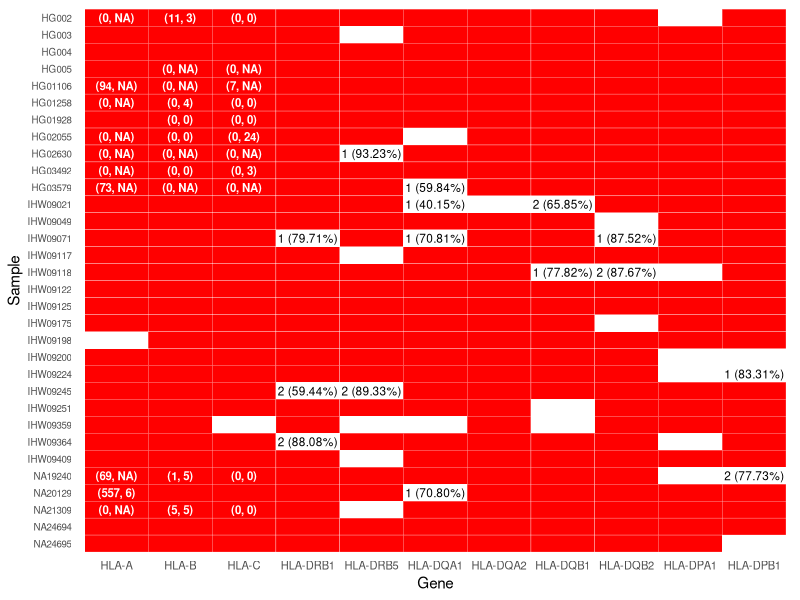
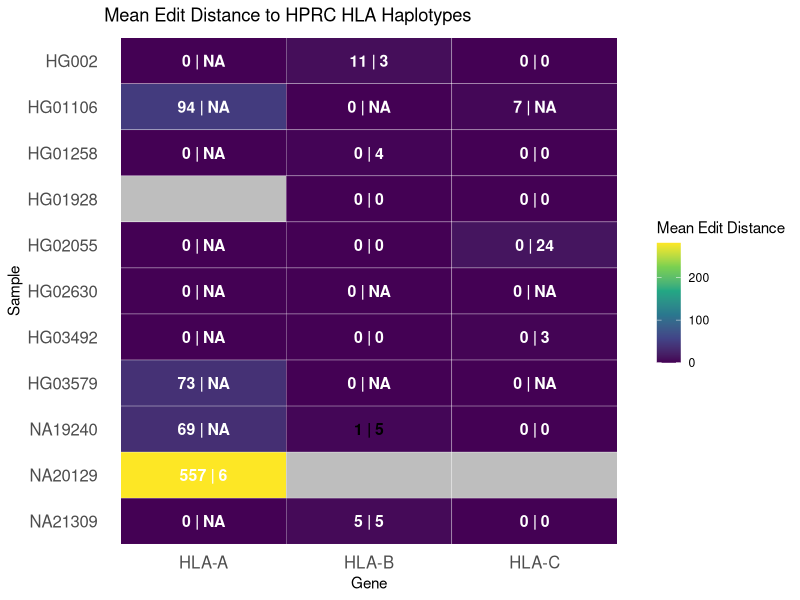
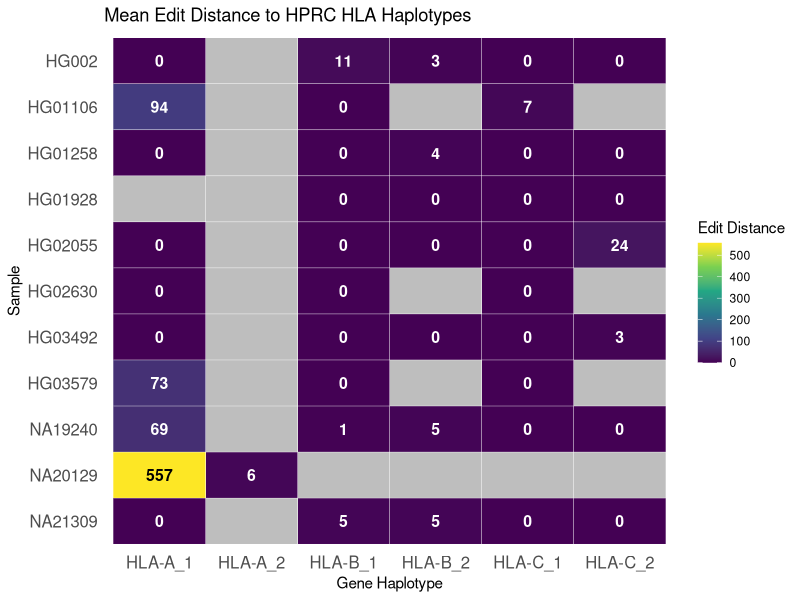
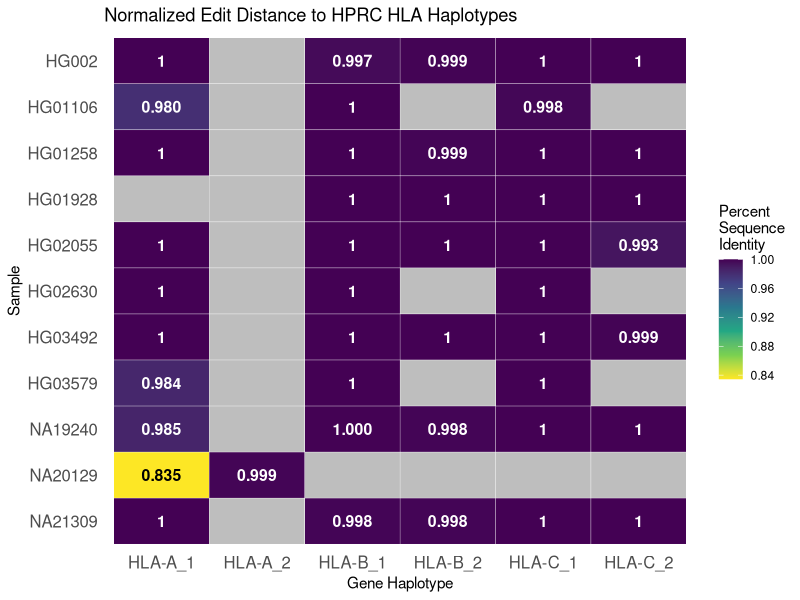
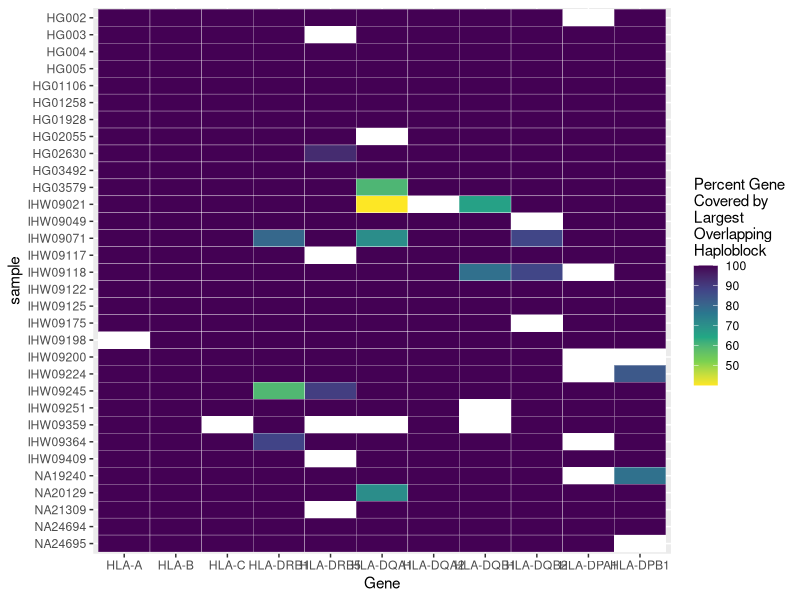
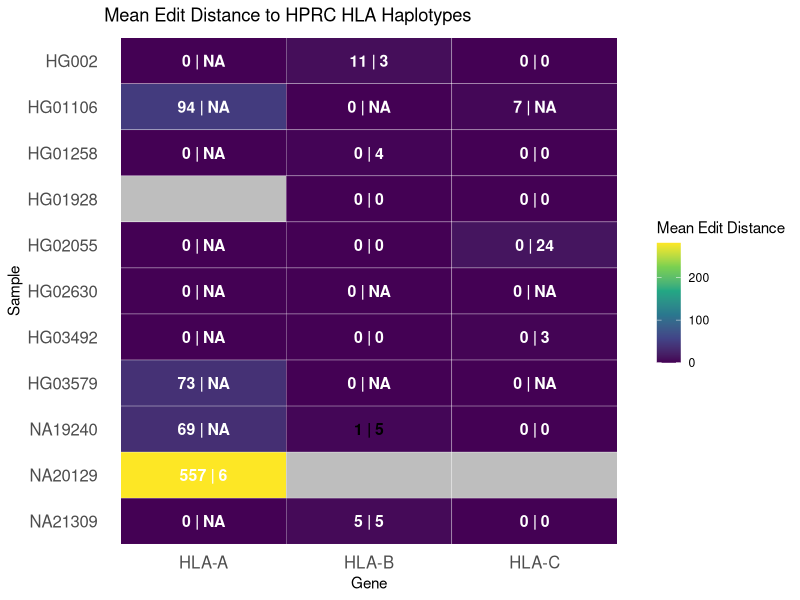
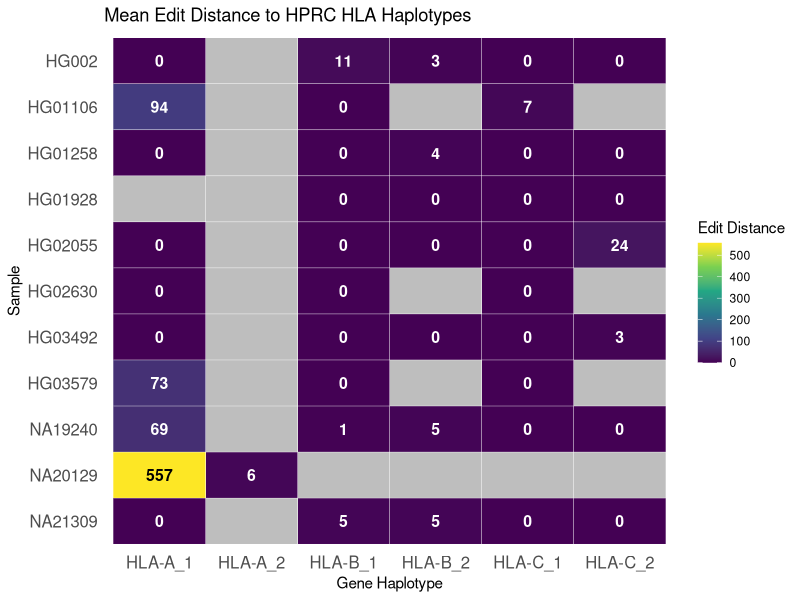
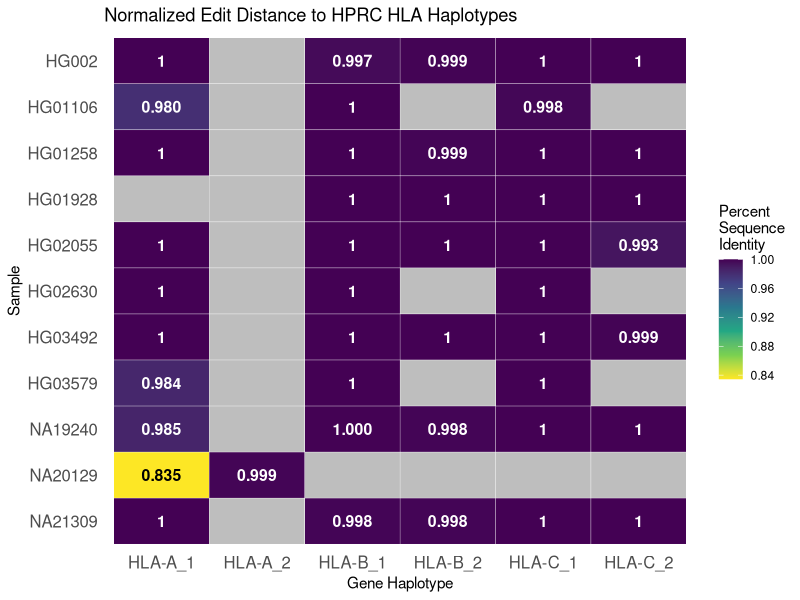

The R source for these figures, in order:
library(tidyr)
library(ggplot2)
library(dplyr)
library(viridis)

setwd("/Users/matt/Documents/GitHub/mhc/scripts/visualizations/phase_heat_map/")

# Load heatmap data
data <- read.csv("phase_map.hiphase.csv", header = TRUE, stringsAsFactors = FALSE)
#data <- read.csv("phase_map.whatshap.csv", header = TRUE, stringsAsFactors = FALSE)
#data <- read.csv("phase_map.longphase.csv", header = TRUE, stringsAsFactors = FALSE)
colnames(data) <- gsub("\\.", "-", colnames(data))  # Replace dots with dashes

hprc_samples <- c("HG002", "HG01106", "HG01258", "HG01928", "HG02055", "HG02630", "HG03492", "HG03579", "NA19240", "NA20129", "NA21309")
class_I <- c("HLA-A", "HLA-B", "HLA-C")

# Convert samples and genes into factors to preserve order
sample_order <- rev(data$sample)  # Reverse sample order
gene_order <- colnames(data)[-1]  # Keep gene order

df_long <- pivot_longer(
  data,
  cols = -sample,       
  names_to = "Gene",    
  values_to = "Value"   
)

df_long$sample <- factor(df_long$sample, levels = sample_order)
df_long$Gene <- factor(df_long$Gene, levels = gene_order)

# Load incomplete.csv and format labels
incomplete <- read.csv("incomplete.hiphase.csv", header = TRUE, stringsAsFactors = FALSE)
incomplete$label <- paste0(incomplete$num_haploblocks, " (", incomplete$largest_haploblock, ")")

# Merge `incomplete.csv` with `df_long` while preserving order
df_long <- df_long %>%
  left_join(incomplete, by = c("sample", "Gene" = "gene")) %>%
  mutate(label = ifelse(Value == 0, label, NA))  # Only label missing/0 tiles

# Ensure factor levels remain correct after merge
df_long$sample <- factor(df_long$sample, levels = sample_order)
df_long$Gene <- factor(df_long$Gene, levels = gene_order)

# Load haplotype annotation data
hap_data <- read.csv("edit_distance.csv", header = TRUE, stringsAsFactors = FALSE)

# Create a new label column in the format (hap1, hap2)
hap_data$hap_label <- paste0("(", hap_data$hap1, ", ", hap_data$hap2, ")")

# Merge with df_long (must match on both gene and sample)
df_long <- df_long %>%
  left_join(hap_data, by = c("sample", "Gene" = "gene"))

# Preserve factor levels again after merge
df_long$sample <- factor(df_long$sample, levels = sample_order)
df_long$Gene <- factor(df_long$Gene, levels = gene_order)

# Plot heatmap
figure <- ggplot(df_long, aes(x = Gene, y = sample, fill = Value)) +
  geom_tile(color = "white") +
  scale_fill_gradient(low = "white", high = "red", na.value = "white") +
  geom_text(aes(label = label), size = 3, na.rm = TRUE) +
  geom_text(aes(label = hap_label), color = "white", size = 2.9, fontface = "bold", na.rm = TRUE) +
  theme_minimal() +
  theme(
    axis.text.x = element_text(size = 8),
    axis.text.y = element_text(size = 7),
    axis.ticks = element_blank(),
    panel.grid = element_blank(),
    legend.position = "none"
  ) +
  labs(
    x = "Gene",
    y = "Sample"
  )

print(figure)

# ======================== #

# Define HPRC samples and class I genes
hprc_samples <- c("HG002", "HG01106", "HG01258", "HG01928", "HG02055", "HG02630", "HG03492", "HG03579", "NA19240", "NA20129", "NA21309")
class_I <- c("HLA-A", "HLA-B", "HLA-C")

# Prepare data for Class I heatmap
df_classI <- df_long %>%
  filter(sample %in% hprc_samples, Gene %in% class_I) %>%
  mutate(
    raw1 = hap1,
    raw2 = hap2,
    hap1 = ifelse(raw1 == "NA", 0, as.numeric(raw1)),
    hap2 = ifelse(raw2 == "NA", 0, as.numeric(raw2)),
    hap1 = ifelse(is.na(hap1) & !is.na(hap2), 0, hap1),
    hap2 = ifelse(is.na(hap2) & !is.na(hap1), 0, hap2),
    both_missing = is.na(raw1) & is.na(raw2),
    mean_hap = ifelse(both_missing, NA, (hap1 + hap2) / 2),
    hap_label = case_when(
      is.na(raw1) & is.na(raw2) ~ NA_character_,
      TRUE ~ paste0(
        ifelse(is.na(raw1), "NA", raw1),
        " | ",
        ifelse(is.na(raw2), "NA", raw2)
      )
    ),
    text_color = ifelse(hap_label == "NA | NA" |
                          (sample == "NA19240" & Gene == "HLA-B" & mean_hap > 0.9),
                        "black", "white"))

# Plot heatmap
test1 <- ggplot(df_classI, aes(x = Gene, y = sample, fill = mean_hap)) +
  geom_tile(color = "white") +
  geom_text(aes(label = hap_label, color = text_color), size = 4, fontface = "bold", na.rm = TRUE) +
  #scale_fill_gradient(low = "red", high = "white", na.value = "grey", name = "Mean Edit Distance") +
  scale_fill_viridis_c(option = "D", direction = 1, na.value = "grey", name = "Mean Edit Distance") + 
  scale_color_identity() +
  labs(
    title = "Mean Edit Distance to HPRC HLA Haplotypes",
    x = "Gene",
    y = "Sample"
  ) +
  theme_minimal() +
  theme(
    axis.text.x = element_text(size = 12),
    axis.text.y = element_text(size = 12),
    axis.ticks = element_blank(),
    panel.grid = element_blank(),
    legend.position = "right"
  )

print(test1)

ggsave(filename = "test1.png", plot = test1)

# ===================================== #

# Define HPRC samples and class I genes
hprc_samples <- c("HG002", "HG01106", "HG01258", "HG01928", "HG02055", "HG02630", "HG03492", "HG03579", "NA19240", "NA20129", "NA21309")
class_I <- c("HLA-A", "HLA-B", "HLA-C")

# Transform df_long into long format with hap1 and hap2 as separate rows
df_classI_long <- df_long %>%
  filter(sample %in% hprc_samples, Gene %in% class_I) %>%
  select(sample, Gene, hap1, hap2) %>%
  mutate(
    hap1 = ifelse(hap1 == "NA", NA, hap1),
    hap2 = ifelse(hap2 == "NA", NA, hap2)
  ) %>%
  pivot_longer(cols = c(hap1, hap2), names_to = "hap", values_to = "edit_distance") %>%
  mutate(
    edit_distance = as.numeric(edit_distance),
    Gene_hap = paste0(Gene, "_", ifelse(hap == "hap1", "1", "2")),
    label = ifelse(is.na(edit_distance), NA_character_, as.character(edit_distance)),
    text_color = ifelse(is.na(edit_distance) | edit_distance > 500, "black", "white")
  )

# Plot heatmap
test2 <- ggplot(df_classI_long, aes(x = Gene_hap, y = sample, fill = edit_distance)) +
  geom_tile(color = "white") +
  geom_text(aes(label = label, color = text_color), size = 4, fontface = "bold", na.rm = TRUE) +
  #scale_fill_gradient(low = "red", high = "white", na.value = "grey", name = "Mean Edit\n Distance") +
  scale_fill_viridis_c(option = "D", direction = 1, na.value = "grey", name = "Edit Distance") + 
  scale_color_identity() +
  labs(
    title = "Mean Edit Distance to HPRC HLA Haplotypes",
    x = "Gene Haplotype",
    y = "Sample"
  ) +
  theme_minimal() +
  theme(
    axis.text.x = element_text(size = 12),
    axis.text.y = element_text(size = 12),
    axis.ticks = element_blank(),
    panel.grid = element_blank(),
    legend.position = "right"
  )

print(test2)

ggsave(filename = "test2.png", plot = test2, width = 10, height = 6)

# ==================================== #
# Define HPRC samples and class I genes
hprc_samples <- c("HG002", "HG01106", "HG01258", "HG01928", "HG02055", "HG02630", "HG03492", "HG03579", "NA19240", "NA20129", "NA21309")
class_I <- c("HLA-A", "HLA-B", "HLA-C")

# Make long format from df_long with edit distances and alignment lengths
df_classI_long <- df_long %>%
  filter(sample %in% hprc_samples, Gene %in% class_I) %>%
  select(sample, Gene, hap1, hap2, alignment_length_1, alignment_length_2) %>%
  mutate(
    hap1 = ifelse(hap1 == "NA", NA, hap1),
    hap2 = ifelse(hap2 == "NA", NA, hap2),
    alignment_length_1 = as.numeric(alignment_length_1),
    alignment_length_2 = as.numeric(alignment_length_2)
  ) %>%
  pivot_longer(
    cols = c(hap1, hap2),
    names_to = "hap",
    values_to = "edit_distance"
  ) %>%
  mutate(
    alignment_length = ifelse(hap == "hap1", alignment_length_1, alignment_length_2),
    edit_distance = as.numeric(edit_distance),
    similarity_score = ifelse(!is.na(edit_distance) & !is.na(alignment_length),
                              1 - (edit_distance / alignment_length), NA),
    Gene_hap = paste0(Gene, "_", ifelse(hap == "hap1", "1", "2")),
    label = case_when(
      is.na(similarity_score) ~ NA_character_,
      similarity_score == 1 ~ "1",
      TRUE ~ sprintf("%.3f", similarity_score)
    ),
    text_color = ifelse(is.na(similarity_score) | similarity_score < 0.9, "black", "white")
  )

# Plot
similarity_plot <- ggplot(df_classI_long, aes(x = Gene_hap, y = sample, fill = similarity_score)) +
  geom_tile(color = "white") +
  geom_text(aes(label = label, color = text_color), size = 4, fontface = "bold", na.rm = TRUE) +
  #scale_fill_gradient(high = "red", low = "white", na.value = "grey", name = #"Percent\nSequence\nIdentity") +
  scale_fill_viridis_c(option = "D", direction = -1, na.value = "grey", name = "Percent\nSequence\nIdentity") + 
  scale_color_identity() +
  labs(
    title = "Normalized Edit Distance to HPRC HLA Haplotypes",
    x = "Gene Haplotype",
    y = "Sample"
  ) +
  theme_minimal() +
  theme(
    axis.text.x = element_text(size = 12),
    axis.text.y = element_text(size = 12),
    axis.ticks = element_blank(),
    panel.grid = element_blank(),
    legend.position = "right"
  )

print(similarity_plot)

ggsave(filename = "test3.png", plot = similarity_plot, width = 10, height = 6)

#######################
library(tidyr)
library(ggplot2)
library(dplyr)

# Load main heatmap data
data <- read.csv("phase_map.hiphase.csv", header = TRUE, stringsAsFactors = FALSE)
colnames(data) <- gsub("\\.", "-", colnames(data))  # Replace dots with dashes

# Define HPRC samples and Class I genes
hprc_samples <- c("HG002", "HG01106", "HG01258", "HG01928", "HG02055", "HG02630", "HG03492", "HG03579", "NA19240", "NA20129", "NA21309")
class_I <- c("HLA-A", "HLA-B", "HLA-C")

# Convert samples and genes into factors to preserve order
sample_order <- rev(data$sample)
gene_order <- colnames(data)[-1]

# Reshape data
df_long <- pivot_longer(data, cols = -sample, names_to = "Gene", values_to = "Value")
df_long$sample <- factor(df_long$sample, levels = sample_order)
df_long$Gene <- factor(df_long$Gene, levels = gene_order)

# ✅ Load incomplete.csv FIRST
incomplete <- read.csv("incomplete.hiphase.csv", header = TRUE, stringsAsFactors = FALSE)

# Merge and calculate percent covered
df_long <- df_long %>%
  left_join(incomplete, by = c("sample", "Gene" = "gene")) %>%
  mutate(
    largest_haploblock = as.numeric(gsub("%", "", largest_haploblock)),
    percent_covered = ifelse(Value == 1, 100, largest_haploblock)
  )

# Ensure order is still preserved after join
df_long$sample <- factor(df_long$sample, levels = sample_order)
df_long$Gene <- factor(df_long$Gene, levels = gene_order)

# Final plot — no annotations, just fill
test4 <- ggplot(df_long, aes(x = Gene, y = sample, fill = percent_covered)) +
  geom_tile(color = "white") +
  #scale_fill_gradient(low = "white", high = "red", na.value = "white",
                      #name = "Percent Gene\nCovered by\nLargest\nOverlapping/nHaploblock") 
  scale_fill_viridis_c(option = "D", direction = -1, na.value = "white", 
                       name = "Percent Gene\nCovered by\nLargest\nOverlapping\nHaploblock")
  theme_minimal() +
  theme(
    axis.text.x = element_text(size = 8),
    axis.text.y = element_text(size = 7),
    axis.ticks = element_blank(),
    panel.grid = element_blank(),
    legend.position = "right"
  ) +
  labs(
    x = "Gene",
    y = "Sample"
  )

print(test4)


ggsave(filename = "phase_heat_map.pdf", plot = test4)

# Save the figure
ggsave(filename = "hiphase_heat_map.pdf", plot = figure)
ggsave(filename = "hiphase_heat_map.png", plot = figure)
#ggsave(filename = "whatshap_heat_map.pdf", plot = figure)
#ggsave(filename = "whatshap_heat_map.png", plot = figure)
#ggsave(filename = "longphase_whatshap_heat_map.pdf", plot = figure)
#ggsave(filename = "longphase_heat_map.png", plot = figure)

# Load necessary library
library(dplyr)

# Example data (assuming 'data' is already loaded)
# Convert all non-sample columns to numeric if needed
data_numeric <- data %>% select(-sample)

# Count zeros per row
zero_counts <- rowSums(data_numeric == 0)

# Count occurrences
all_ones <- sum(zero_counts == 0)  # Samples with all 1s
one_zero <- sum(zero_counts == 1)  # Samples with exactly one zero
two_zeros <- sum(zero_counts == 2)  # Samples with exactly two zeros

# Print results
cat("Samples with all 1s:", all_ones, "\n")
cat("Samples with exactly one 0:", one_zero, "\n")
cat("Samples with exactly two 0s:", two_zeros, "\n")



